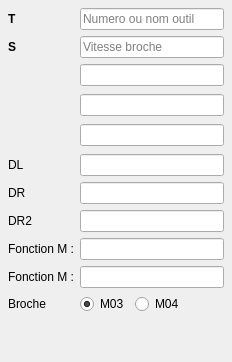
     <widget class="QWidget" name="tabTool">
      <attribute name="title"><string>Tool</string></attribute>
      <layout class="QVBoxLayout" name="layoutTool">
       <property name="leftMargin"><number>8</number></property>
       <property name="topMargin"><number>8</number></property>
       <property name="rightMargin"><number>8</number></property>
       <property name="bottomMargin"><number>8</number></property>
       <property name="spacing"><number>6</number></property>
       <item>
        <layout class="QFormLayout" name="formTool">
         <item row="0" column="0"><widget class="QLabel" name="lblToolT"><property name="text"><string>T</string></property><property name="font"><font><bold>true</bold></font></property></widget></item>
         <item row="0" column="1"><widget class="QLineEdit" name="editToolT"><property name="placeholderText"><string>Numero ou nom outil</string></property></widget></item>
         <item row="1" column="0"><widget class="QLabel" name="lblToolS"><property name="text"><string>S</string></property><property name="font"><font><bold>true</bold></font></property></widget></item>
         <item row="1" column="1"><widget class="QLineEdit" name="editToolS"><property name="placeholderText"><string>Vitesse broche</string></property></widget></item>
         <item row="2" column="0"><widget class="QLabel" name="lblToolDescente"><property name="text"><string/></property><property name="minimumSize"><size><width>24</width><height>24</height></size></property><property name="maximumSize"><size><width>24</width><height>24</height></size></property><property name="pixmap"><pixmap resource="icons.qrc">:/unit/avance descente.png</pixmap></property><property name="scaledContents"><bool>true</bool></property><property name="alignment"><set>Qt::AlignCenter</set></property></widget></item>
         <item row="2" column="1"><widget class="QLineEdit" name="editToolDescente"/></item>
         <item row="3" column="0"><widget class="QLabel" name="lblToolPendul"><property name="text"><string/></property><property name="minimumSize"><size><width>24</width><height>24</height></size></property><property name="maximumSize"><size><width>24</width><height>24</height></size></property><property name="pixmap"><pixmap resource="icons.qrc">:/unit/avance pendulaire.png</pixmap></property><property name="scaledContents"><bool>true</bool></property><property name="alignment"><set>Qt::AlignCenter</set></property></widget></item>
         <item row="3" column="1"><widget class="QLineEdit" name="editToolPendul"/></item>
         <item row="4" column="0"><widget class="QLabel" name="lblToolAvance"><property name="text"><string/></property><property name="minimumSize"><size><width>24</width><height>24</height></size></property><property name="maximumSize"><size><width>24</width><height>24</height></size></property><property name="pixmap"><pixmap resource="icons.qrc">:/unit/avance travaille.png</pixmap></property><property name="scaledContents"><bool>true</bool></property><property name="alignment"><set>Qt::AlignCenter</set></property></widget></item>
         <item row="4" column="1"><widget class="QLineEdit" name="editToolAvance"/></item>
         <item row="5" column="0"><widget class="QLabel" name="lblToolDL"><property name="text"><string>DL</string></property></widget></item>
         <item row="5" column="1"><widget class="QLineEdit" name="editToolDL"/></item>
         <item row="6" column="0"><widget class="QLabel" name="lblToolDR"><property name="text"><string>DR</string></property></widget></item>
         <item row="6" column="1"><widget class="QLineEdit" name="editToolDR"/></item>
         <item row="7" column="0"><widget class="QLabel" name="lblToolDR2"><property name="text"><string>DR2</string></property></widget></item>
         <item row="7" column="1"><widget class="QLineEdit" name="editToolDR2"/></item>
         <item row="8" column="0"><widget class="QLabel" name="lblToolFM1"><property name="text"><string>Fonction M :</string></property></widget></item>
         <item row="8" column="1"><widget class="QLineEdit" name="editToolFM1"/></item>
         <item row="9" column="0"><widget class="QLabel" name="lblToolFM2"><property name="text"><string>Fonction M :</string></property></widget></item>
         <item row="9" column="1"><widget class="QLineEdit" name="editToolFM2"/></item>
         <item row="10" column="0"><widget class="QLabel" name="lblToolBroche"><property name="text"><string>Broche</string></property></widget></item>
         <item row="10" column="1">
          <widget class="QWidget" name="widgetBroche" native="true">
           <layout class="QHBoxLayout" name="layoutBroche">
            <property name="leftMargin"><number>0</number></property>
            <property name="topMargin"><number>0</number></property>
            <property name="rightMargin"><number>0</number></property>
            <property name="bottomMargin"><number>0</number></property>
            <item><widget class="QRadioButton" name="radioM03"><property name="text"><string>M03</string></property><property name="checked"><bool>true</bool></property></widget></item>
            <item><widget class="QRadioButton" name="radioM04"><property name="text"><string>M04</string></property></widget></item>
            <item><spacer name="spacerBroche"><property name="orientation"><enum>Qt::Horizontal</enum></property><property name="sizeHint" stdset="0"><size><width>40</width><height>20</height></size></property></spacer></item>
           </layout>
          </widget>
         </item>
        </layout>
       </item>
       <item><spacer name="spacerTool"><property name="orientation"><enum>Qt::Vertical</enum></property><property name="sizeHint" stdset="0"><size><width>20</width><height>40</height></size></property></spacer></item>
      </layout>
     </widget>
